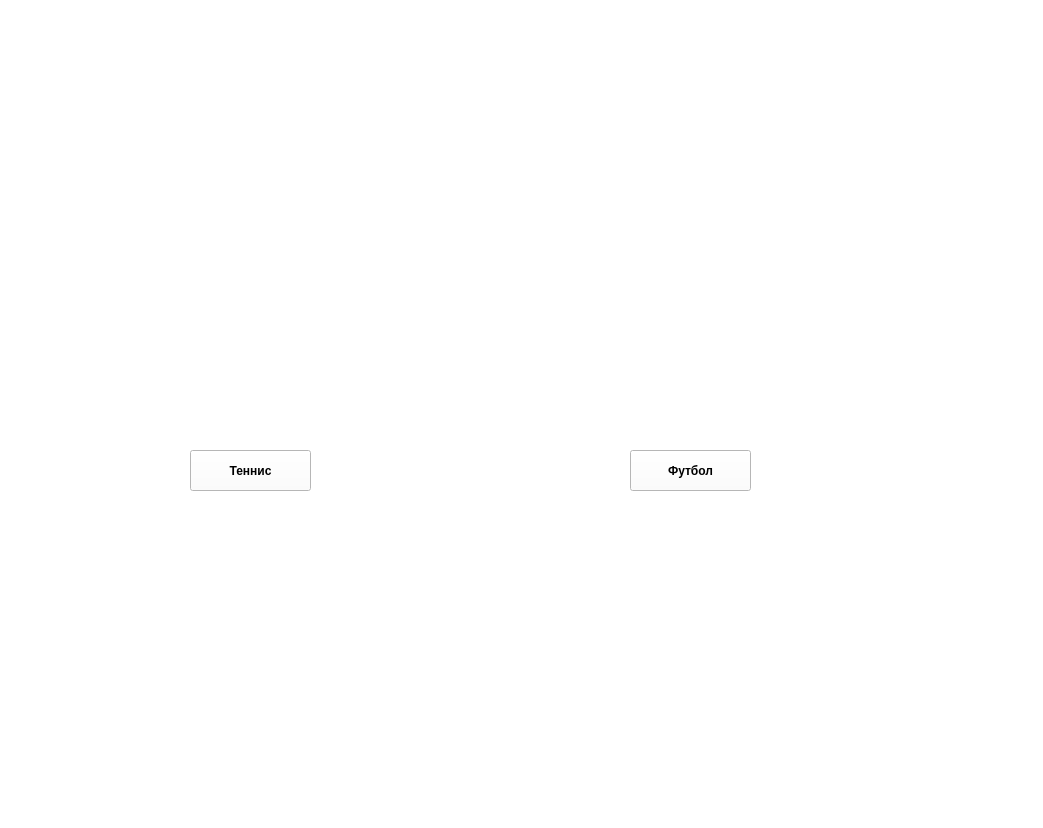
<?xml version="1.0" encoding="UTF-8"?>
<ui version="4.0">
 <class>MainWindow</class>
 <widget class="QMainWindow" name="MainWindow">
  <property name="geometry">
   <rect>
    <x>0</x>
    <y>0</y>
    <width>1043</width>
    <height>828</height>
   </rect>
  </property>
  <property name="windowTitle">
   <string>MainWindow</string>
  </property>
  <property name="styleSheet">
   <string notr="true">background-color: rgb(255, 255, 255);</string>
  </property>
  <widget class="QWidget" name="centralwidget">
   <widget class="QPushButton" name="button_football">
    <property name="geometry">
     <rect>
      <x>630</x>
      <y>450</y>
      <width>121</width>
      <height>41</height>
     </rect>
    </property>
    <property name="font">
     <font>
      <weight>75</weight>
      <bold>true</bold>
      <stylestrategy>PreferAntialias</stylestrategy>
     </font>
    </property>
    <property name="text">
     <string>Футбол</string>
    </property>
   </widget>
   <widget class="QPushButton" name="button_tennis">
    <property name="geometry">
     <rect>
      <x>190</x>
      <y>450</y>
      <width>121</width>
      <height>41</height>
     </rect>
    </property>
    <property name="font">
     <font>
      <weight>75</weight>
      <bold>true</bold>
      <stylestrategy>PreferAntialias</stylestrategy>
     </font>
    </property>
    <property name="text">
     <string>Теннис</string>
    </property>
   </widget>
  </widget>
  <widget class="QMenuBar" name="menubar">
   <property name="geometry">
    <rect>
     <x>0</x>
     <y>0</y>
     <width>1043</width>
     <height>23</height>
    </rect>
   </property>
  </widget>
  <widget class="QStatusBar" name="statusbar"/>
 </widget>
 <resources/>
 <connections/>
</ui>
